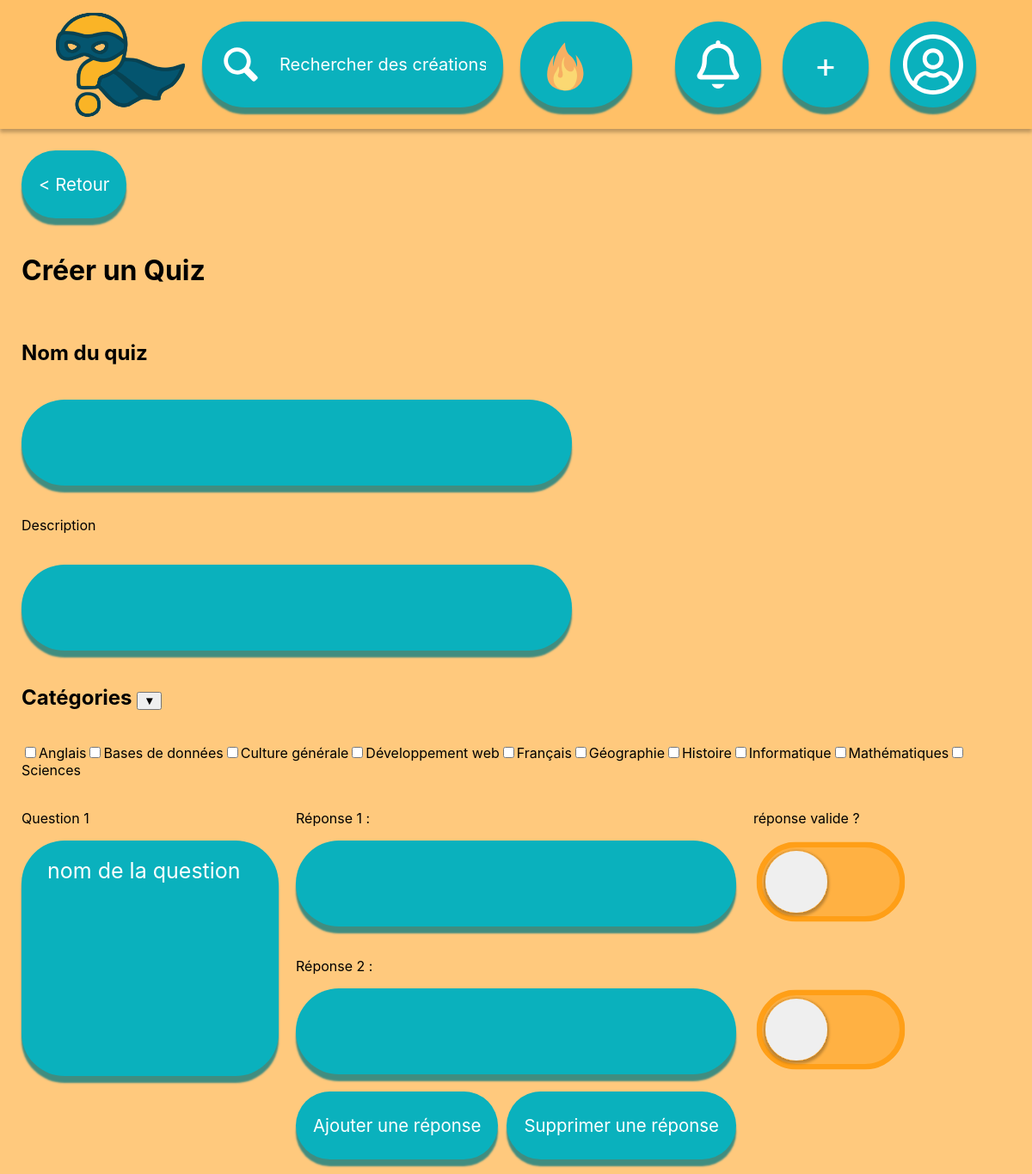
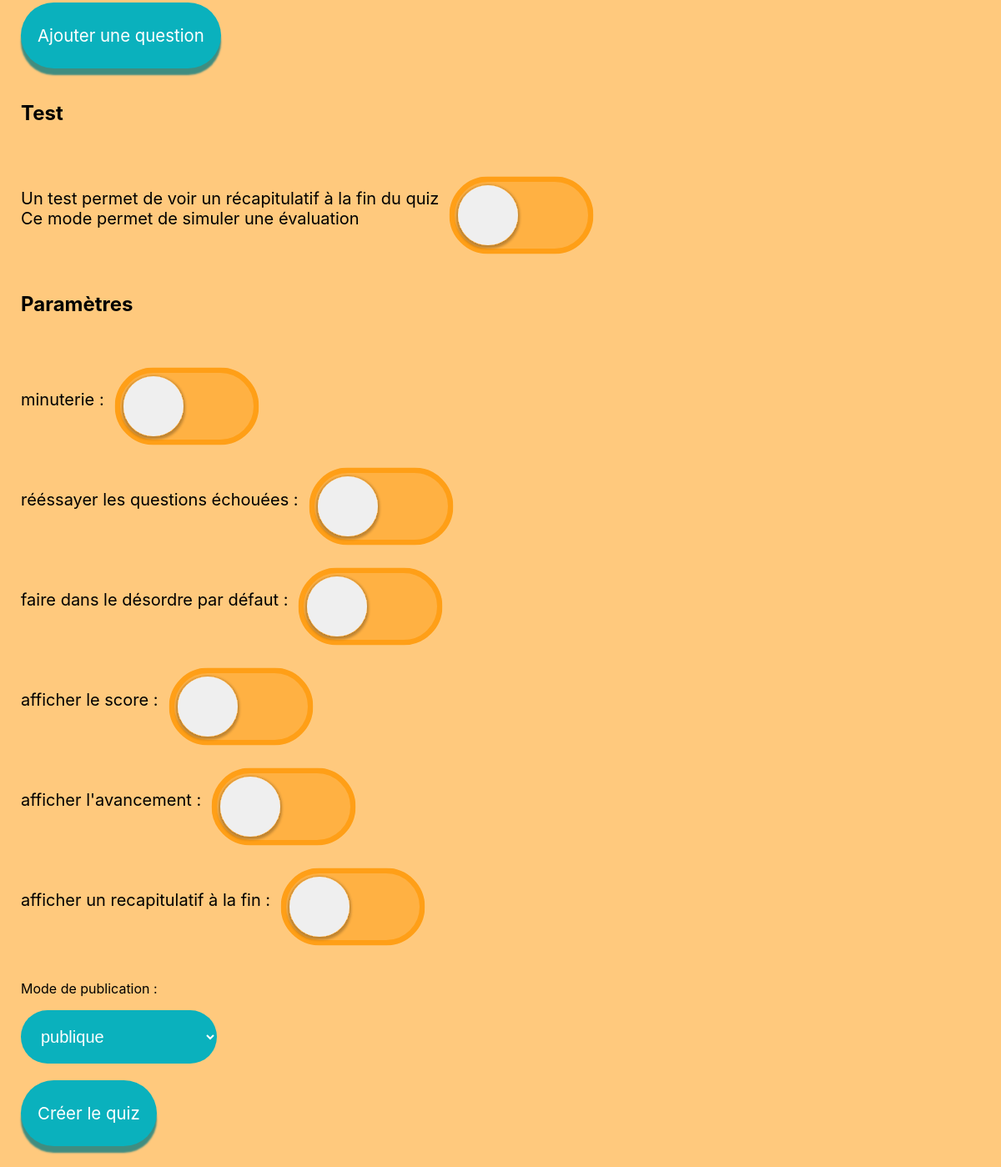
Screenshot of /index.php?page=standard&categorie=create (signed in) with the database file from the repository (2 pictures, top to bottom).
### tables this page shows
CREATE TABLE categories(
                id INTEGER PRIMARY KEY AUTOINCREMENT,
                categorieName TEXT NOT NULL,
                description TEXT,
                UNIQUE(categorieName)
            );

### src/controllers/QuizController.php (called while the page is built, shortened)
<?php
require_once ROOT . '/src/models/QuizModel.php';
require_once ROOT . '/config/config.php';
class QuizController
{
    private QuizModel $model;
    public function __construct()
    {
        $this->db = getDbConnection();
        $this->model = new QuizModel($this->db);
    }
    public function createQuiz()
    {
        $tabParametres = array(
            array('name' => 'test', 'desc' => 'Un test permet de voir un récapitulatif à la fin du quiz<br>Ce mode permet de simuler une évaluation'),
            array('name' => 'timer', 'desc' => 'minuterie'),
            array('name' => 'retryError', 'desc' => 'rééssayer les questions échouées'),
            array('name' => 'noOrder', 'desc' => 'faire dans le désordre par défaut'),
            array('name' => 'score', 'desc' => 'afficher le score'),
            array('name' => 'avancement', 'desc' => 'afficher l\'avancement'),
            array('name' => 'recap', 'desc' => 'afficher un recapitulatif à la fin')
        );
        $quizTitle = isset($_SESSION['POST']['QuizTitle']) ? $_SESSION['POST']['QuizTitle'] : '';
        $desc = isset($_SESSION['POST']['QuizDescription']) ? $_SESSION['POST']['QuizDescription'] : '';
        $TAB_CATEGORIE = $this->model->getAllCategories();
        $TAB_CATEGORIE_CHOISI = array();
        $TAB_CONTENU = array();
        for ($i = 0; $i < $_SESSION['nbQuestions']; $i++) {
            $qContent = array(
                'name' => isset($_SESSION['POST']['question' . $i]) ? $_SESSION['POST']['question' . $i] : '',
                'reponses' => array()
            );
            for ($k = 0; $k < $_SESSION['nbReponse'][$i]; $k++) {
                $reponseContent = array(
                    'texte' => isset($_SESSION['POST']['reponse' . $k . '-question' . $i]) ? $_SESSION['POST']['reponse' . $k . '-question' . $i] : '',
                    'valide' => isset($_SESSION['POST']['checkbox' . $k . '-question' . $i]) ? $_SESSION['POST']['checkbox' . $k . '-question' . $i] : 0
                );
                $qContent['reponses'][] = $reponseContent;
            }
            $TAB_CONTENU[] = $qContent;
        }
        require ROOT . '/src/views/quiz/createQuiz.php';
    }
    public function contentFusionSessionPost()
    {
        $tabParametres = array(
            array('name' => 'test', 'desc' => 'Un test permet de voir un récapitulatif à la fin du quiz<br>Ce mode permet de simuler une évaluation'),
            array('name' => 'timer', 'desc' => 'minuterie'),
            array('name' => 'retryError', 'desc' => 'rééssayer les questions échouées'),
            array('name' => 'noOrder', 'desc' => 'faire dans le désordre par défaut'),
            array('name' => 'score', 'desc' => 'afficher le score'),
            array('name' => 'avancement', 'desc' => 'afficher l\'avancement'),
            array('name' => 'recap', 'desc' => 'afficher un recapitulatif à la fin')
        );
    }
}

### config/config.php (called while the page is built, shortened)
<?php
function getDbConnection() {
    try{
        $conn = new PDO("sqlite:" . ROOT . "/database/database.db");
        $conn->setAttribute(PDO::ATTR_ERRMODE, PDO::ERRMODE_EXCEPTION);
    }catch(PDOException $e){
        die("Connection failed: " . $e->getMessage());
    }catch(Exception $e){
        die("Error: " . $e->getMessage());
    }
    return $conn;
}
?>

### src/models/QuizModel.php (called while the page is built, shortened)
<?php
class QuizModel
{
    private $db;
    public function __construct($db)
    {
        $this->db = $db;
    }
    public function getAllCategories(): mixed
    {
        try {
            $sql = $this->db->prepare("SELECT DISTINCT id,categorieName FROM categories;");
            $sql->execute();
            $categories = $sql->fetchAll(PDO::FETCH_ASSOC);
            return $categories;
        } catch (PDOException $e) {
            die("Fetching categories failed: " . $e->getMessage());
        } catch (Exception $e) {
            die("Error: " . $e->getMessage());
        }
    }
}

### src/views/quiz/createQuiz.php (the view, shortened to what this page needs)
<?php
    require __DIR__ . '/../partials/header.php';
?>
<form style="display: flex; flex-direction: column; padding: 25px; gap: 20px" method = "post" action = "index.php?page=standard&categorie=create">
    <button class="button" type = "submit" name = "Retour" value = "yes"><span></span><p> < Retour</p></button>
    <h1>Créer un Quiz</h1>
    <h2>Nom du quiz</h2>
    <div class="input">
        <span></span>
        <input type="text" name ="QuizTitle" value = "<?php echo htmlspecialchars($quizTitle) ?>">
    </div>
    <p class="description">Description</p>
    <div class="input">
        <span></span>
        <input type="text" name ="QuizDescription" value = "<?php echo htmlspecialchars($desc) ?>">
    </div>
    <h2 style="display : inline;">Catégories
        <button id="hiddenCategories" type = "button ">▼</button>
    </h2>
    <div class="categoriesList">
        <?php
        foreach($TAB_CATEGORIE as $categorie){
            if (in_array((string)$categorie['id'], $TAB_CATEGORIE_CHOISI)) {
                $checked = 'checked';
            } else {
                $checked = '';
            }
            echo '<label><input name="categories[]" type="checkbox" value="'.htmlspecialchars($categorie['id']).'" '.$checked.'>'.htmlspecialchars($categorie['categorieName']).'</label>';
        }
        ?>
    </div>
    <div style="display: flex; flex-direction: column; gap: 20px">
        <?php
        for($i = 0; $i < $_SESSION['nbQuestions'] ; $i = $i +1){
            echo '<div class="newQuiz">';
            echo '<p class="validite">réponse valide ?</p>';
            echo '<div class="question" style="grid-row-start: 1; grid-row-end: '. $_SESSION['nbReponse'][$i] + 1 .';">
                <p>Question '. $i+1 .'</p>
                <div class="textarea" id = "question'.($i+1).'" style="width: calc(100% - 40px); height: calc(100% - 90px)">
                    <span></span>
                    <textarea type = "text" name ="question'.$i.'" placeholder="nom de la question">'.htmlspecialchars($TAB_CONTENU[$i]['name']).'</textarea>
                </div>
                </div>';
            for ($k = 0; $k < $_SESSION['nbReponse'][$i];$k = $k +1){
                echo '<div class="reponse" style="grid-row-start: '. 1 + $k .'; grid-row-end: '. 2 + $k .'; grid-column-start: 2; grid-column-end: 3;">
                <p>Réponse '.($k+1).' :</p>
                <div class="input" style="width: calc(100% - 40px);">
                    <span></span>
                    <input name ="reponse'.$k.'-question'.$i.'" value = "'.htmlspecialchars($TAB_CONTENU[$i]['reponses'][$k]['texte']).'"></input>
                </div>
                </div>
                <div class="checkbox" style="grid-row-start: '. 1 + $k .'; grid-row-end: '. 2 + $k .'; grid-column-start: 3; grid-column-end: 4;align-self: end;">
                    <input type="checkbox" name="checkbox'.$k.'-question'.$i.'" '.($TAB_CONTENU[$i]['reponses'][$k]['valide'] ? 'checked':'').' hidden>
                </div>
                ';
            }
            echo '<div style="display: flex; flex-direction: row;gap:10px; grid-column-start: 2; grid-column-end: 3;">
                        <button class="button" type = "submit" name="addReponse" value='.$i.'>
                            <span></span>
                            <p>Ajouter une réponse</p>
                        </button>
                    <button class="button" name= "delReponse'.$i.'" value="yes" type="submit"><span></span> <p>Supprimer une réponse</p></button>
                </div>';
            echo '</div>';
        }
        ?>
        </div>
        <button class="button" type = "submit" name = "addQuestion" value = "yes">
            <span></span>
            <p>Ajouter une question</p>
        </button>
    <h2>Test</h2>
    <div style="display: flex; flex-direction: row; align-items: center; gap: 10px">
        <p style="font-size: 20px"><?= $tabParametres[0]['desc'] ?> </p>
        <div class="checkbox param"  id = "<?= $tabParametres[0]['name'] ?>">
        </div>
    </div>
    <h2>Paramètres</h2>
    <div class = "parametres">
        <?php
            foreach (array_slice($tabParametres,1) as $indice => $param){
                echo
                '
                <div style="display: flex; flex-direction: row; align-items: center; gap: 10px">
                    <p style="font-size: 20px">'.$param['desc'].' : </p>
                    <div class="checkbox param"  id = "'.$param['name'].'">
                        <input type="checkbox" id = "param'.$param['name'].'" name="param'.$param['name'].'" '.$TAB_PARAM[$indice+1].' hidden/>
                    </div>';
                echo '</div>';
            }
        ?>
    </div>
    <div class = "disponibilite">
        <p>Mode de publication :</p>
        <select name="disponibilite" id="disponibilite">
            <?php $dispo = '';
            $dispo = $_SESSION['POST']['disponibilite'] == 'public' ? 'selected' : '';
             ?>
            <option value="public" <?= $dispo ?> >publique</option>
        </select>
    </div>
    <button class="button" id = "create" type = "submit" name = "create" value = "yes"><span></span><p>Créer le quiz</p></button>
</form>

### public/assets/style/createQuiz.css (style rules this page uses)
.newQuiz { display: grid; grid-template-columns: 1fr 1fr 1fr; grid-template-rows: auto; gap: 20px; }
.newQuiz > .validite { grid-row-start: 1; grid-row-end: 2; grid-column-start: 3; grid-column-end: 4; }

### public/assets/style/global.css (style rules this page uses)
body { font-family: 'Inter', sans-serif; background-color: #ffc97d; margin: 0; }
.button { all: unset; }
select { background: #0ab1bd; padding: 20px; border-radius: 50px; color: white; border: none; font-size: 20px; }
.button, .searchbar, .input, .flatinput, .textarea { display: flex; position: relative; align-items: center; padding: 20px; justify-content: flex-start; gap: 20px; width: max-content; height: max-content; }
.button>span, .searchbar>span, .input>span, .flatinput>span, .textarea>span { position: absolute; inset: 0; background: #0ab1bd; border-radius: calc(infinity * 1px); cursor: pointer; z-index: 0; box-shadow: 0px 8px 2px #007881bf; transition: background ease-out 0.2s; }
.button>p { text-align: center; }
.button>p, .searchbar>p { font-size: min(1.7vw, 25px); line-height: 39px; color: #fff; margin: 0; z-index: 1; user-select: none; pointer-events: none; transition: color ease-out 0.2s; }
.checkbox { transform: scale(0.8) translate(-11%, 10%); }
.input { width: calc(100% - 40px); max-width: 600px; height: 100px; padding: 0 20px; }
.input>input { all: unset; width: 100%; z-index: 2; color: white; font-size: 20px; }
.input>span, .textarea>span, .flatinput>span { cursor: default; }
.textarea>textarea { all: unset; width: 100%; height: 100%; word-break: break-all; font-size: 25px; padding: 10px; color: white; z-index: 2; }
.textarea>span { border-radius: 50px; }

### rows the page displays
categories: categorieName "Anglais"
categories: categorieName "Bases de données"
categories: categorieName "Culture générale"
categories: categorieName "Développement web"
categories: categorieName "Français"
categories: categorieName "Géographie"
categories: categorieName "Histoire"
categories: categorieName "Informatique"
categories: categorieName "Mathématiques"
categories: categorieName "Sciences"

### other values shown
$i+1 "1"
$k+1 "1"
$k+1 "2"
$tabParametres[0]['desc'] "Un test permet de voir un récapitulatif à la fin du quiz Ce mode permet de simuler une évaluation"
$param['desc'] "minuterie"
$param['desc'] "rééssayer les questions échouées"
$param['desc'] "faire dans le désordre par défaut"
$param['desc'] "afficher le score"
$param['desc'] "afficher l'avancement"
$param['desc'] "afficher un recapitulatif à la fin"
